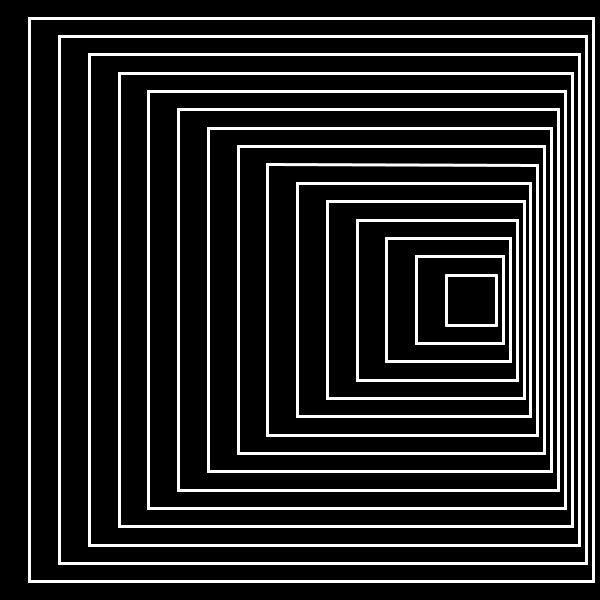
Frame 1 (no input)
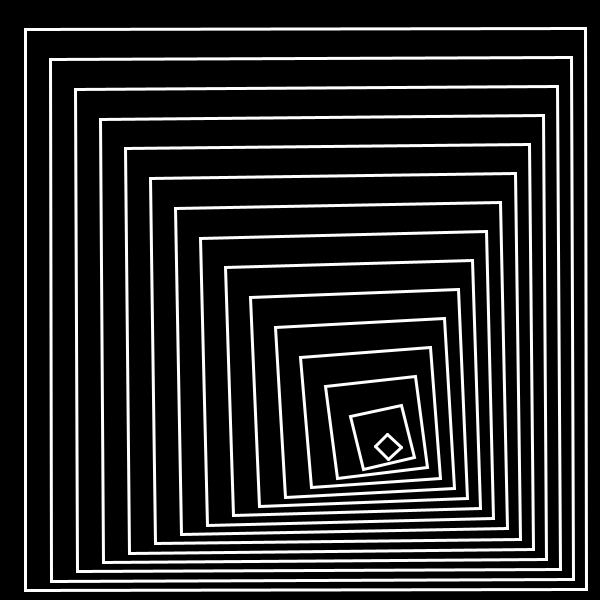
Frame 60 (the mouse pressed at the canvas centre just before this capture)
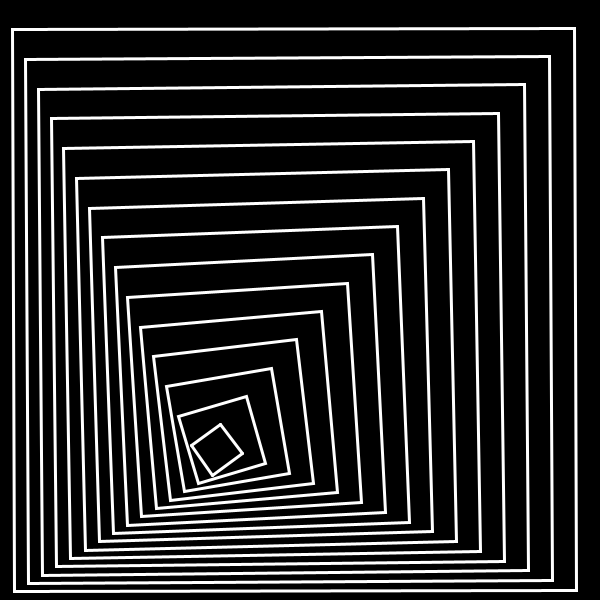
Frame 120 (the mouse held since frame 60 and released just before this capture)

The Processing sketch that drew these frames (run headless with seeded random() and noise(); from frame 60 on, the mouse is pressed at the canvas centre):

// Processing sketch: processing_165422
// ── processing_165422.pde

float sqw = 25;
int incr = 15;
float x = 50;
float y = 50;
float beta = 0;
float tw = 0;
float tw_pos = 1;
float dir = 1;
int value = 0;

void setup() {
  size(600,600);
  
}

void draw() {
  float jitterx = 0; //random(-1,1);
  float jittery = 0; //random(-1,1);
  float r = width/3.5;
  
  x = width/2 + (r * cos(beta));
  y = height/2 + (r * sin(beta));
  beta = beta + PI/180;
  
  float alpha = PI/4;
  float hsq = sqw * sqrt(2);
  float lux = jitterx + x - hsq*cos(abs(alpha-PI/2-tw));
  float luy = jittery + y - hsq*sin(abs(alpha-PI/2-tw));
  float llx = jitterx + x - hsq*cos(abs(tw-alpha));
  float lly = jittery + y + hsq*sin(abs(tw-alpha));
  float rux = jitterx + x + hsq*cos(abs(tw-alpha));
  float ruy = jittery + y -hsq*sin(abs(tw-alpha));
  float rlx = jitterx + x +hsq*cos(abs(tw+alpha));
  float rly = jittery + y +hsq*sin(abs(tw+alpha));

  float ang1 = atan(luy/lux);
  float ang2 = atan((height-lly)/llx);
  float ang3 = atan(ruy/(width-rux));
  float ang4 = atan((height-rly)/(width-rlx));
  
  float hy1 = sqrt(sq(lux)+sq(luy));
  float hy2 = sqrt(sq(llx)+sq(height-lly));
  float hy3 = sqrt(sq(width-rux)+sq(ruy));
  float hy4 = sqrt(sq(height-rly)+sq(width-rlx));

  background(0);
  noFill();
  stroke(255);
  strokeWeight(3);
  if (value == 1) {
    background(255);
    stroke(0, 0, 255, 100);
    line(0,0,lux, luy);
    line(width,0,rux,ruy);
    line(width,height,rlx, rly);
    line(0,height,llx, lly);
  }
  line(lux, luy,llx, lly);
  line(lux, luy,rux, ruy);
  line(rux,ruy,rlx,rly);
  line(rlx, rly,llx, lly);
  
   
  float tw_inc = (PI/2)/(0.75*width);
    
  if (tw_pos > width-50) {
    dir = -1;
  }
  if (tw_pos < 50) {
    dir = 1;
  }
  tw_pos = tw_pos + dir;
  tw = (tw_pos-width/2)*tw_inc;
  
  
  float zm = 0.15;
  sqw = (tw_pos)*zm;
  
  for (int st = 1; st < incr; st = st + 1){
     beginShape();
     vertex(lux-st*(hy1/incr)*cos(ang1),luy-st*(hy1/incr)*sin(ang1));
     vertex(llx-st*(hy2/incr)*cos(ang2),lly+st*(hy2/incr)*sin(ang2));
     vertex(rlx+st*(hy4/incr)*cos(ang4),rly+st*(hy4/incr)*sin(ang4));
     vertex(rux+st*(hy3/incr)*cos(ang3),ruy-st*(hy3/incr)*sin(ang3));
     endShape(CLOSE);
  }
}

void mouseClicked() {
  if (value == 1) {
    value = 0;
  } else {
    value = 1;
  }
}
